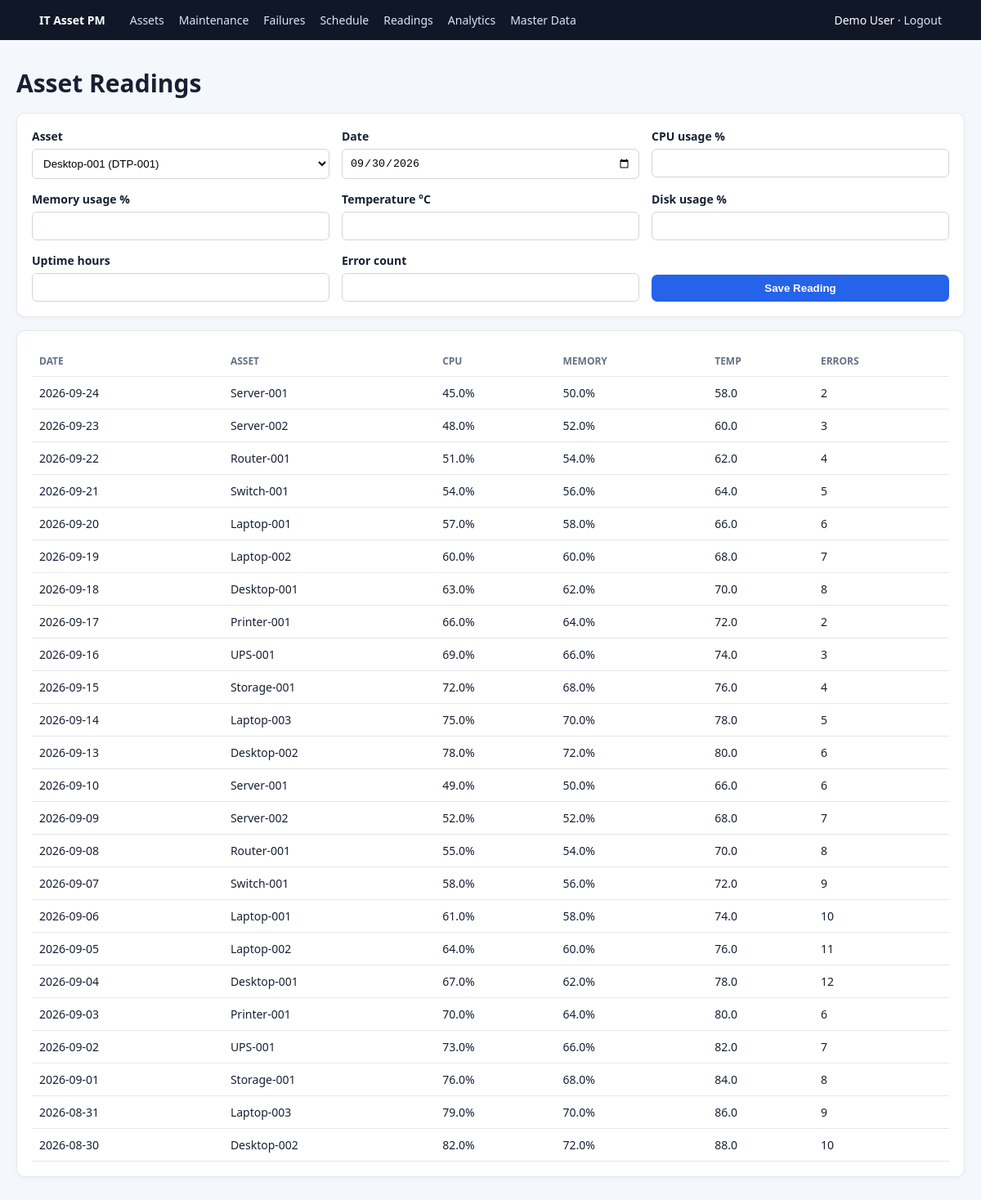
/readings (signed in), run on the app's committed database.
### tables this page shows
CREATE TABLE users (
    user_id INTEGER PRIMARY KEY AUTOINCREMENT,
    name TEXT NOT NULL,
    email TEXT NOT NULL UNIQUE COLLATE NOCASE,
    password TEXT NOT NULL,
    created_at TEXT NOT NULL DEFAULT CURRENT_TIMESTAMP
);

CREATE TABLE asset_readings (
    reading_id INTEGER PRIMARY KEY AUTOINCREMENT,
    asset_id INTEGER NOT NULL REFERENCES assets(asset_id) ON DELETE CASCADE,
    reading_date TEXT NOT NULL,
    cpu_usage REAL NOT NULL CHECK(cpu_usage BETWEEN 0 AND 100),
    memory_usage REAL NOT NULL CHECK(memory_usage BETWEEN 0 AND 100),
    temperature REAL NOT NULL CHECK(temperature >= 0),
    disk_usage REAL NOT NULL CHECK(disk_usage BETWEEN 0 AND 100),
    uptime_hours REAL NOT NULL CHECK(uptime_hours >= 0),
    error_count INTEGER NOT NULL CHECK(error_count >= 0)
);

CREATE TABLE assets (
    asset_id INTEGER PRIMARY KEY AUTOINCREMENT,
    user_id INTEGER NOT NULL REFERENCES users(user_id) ON DELETE CASCADE,
    category_id INTEGER NOT NULL REFERENCES asset_categories(category_id) ON DELETE RESTRICT,
    asset_name TEXT NOT NULL,
    asset_tag TEXT NOT NULL UNIQUE,
    manufacturer TEXT,
    model TEXT,
    purchase_date TEXT NOT NULL,
    warranty_expiry TEXT,
    location TEXT NOT NULL,
    status TEXT NOT NULL CHECK(status IN ('Active','Under Maintenance','Retired')) DEFAULT 'Active',
    criticality TEXT NOT NULL CHECK(criticality IN ('Low','Medium','High')) DEFAULT 'Medium',
    installation_date TEXT,
    created_at TEXT NOT NULL DEFAULT CURRENT_TIMESTAMP
);

### app.py (the view, shortened to what this page needs)
@app.route('/readings',methods=['GET','POST'])
@login_required
def readings():
    c=get_db(); o=opts(c)
    rows=c.execute('SELECT r.*,a.asset_name FROM asset_readings r JOIN assets a ON a.asset_id=r.asset_id WHERE a.user_id=? ORDER BY r.reading_date DESC',(session['user_id'],)).fetchall(); c.close(); return render_template('readings.html',rows=rows,**o)

### app.py (called while the page is built)
def login_required(f):
    @wraps(f)
    def w(*a,**kw):
        if not session.get('user_id'): flash('Please log in first.','warning'); return redirect(url_for('login'))
        return f(*a,**kw)
    return w

@app.context_processor
def inject(): return {'today':date.today().isoformat(),'user':g.get('user')}

@app.before_request
def load_user():
    g.user=None
    if session.get('user_id'):
        g.user=get_db().execute('SELECT * FROM users WHERE user_id=?',(session['user_id'],)).fetchone()

def opts(conn): return {'categories':conn.execute('SELECT * FROM asset_categories ORDER BY category_name').fetchall(),'assets':conn.execute('SELECT asset_id,asset_name,asset_tag FROM assets WHERE user_id=? ORDER BY asset_name',(session['user_id'],)).fetchall()}

### database.py (called while the page is built)
def get_db():
    conn = sqlite3.connect(DB_PATH)
    conn.row_factory = sqlite3.Row
    conn.execute('PRAGMA foreign_keys = ON')
    return conn

### templates/readings.html
{% extends 'base.html' %}{% block content %}<h1>Asset Readings</h1><form class='panel formgrid' method=post><label>Asset<select name=asset_id required>{% for a in assets %}<option value={{a.asset_id}}>{{a.asset_name}} ({{a.asset_tag}})</option>{% endfor %}</select></label><label>Date<input type=date name=reading_date required value={{today}}></label><label>CPU usage %<input type=number step=.1 min=0 max=100 name=cpu_usage required></label><label>Memory usage %<input type=number step=.1 min=0 max=100 name=memory_usage required></label><label>Temperature °C<input type=number step=.1 min=0 name=temperature required></label><label>Disk usage %<input type=number step=.1 min=0 max=100 name=disk_usage required></label><label>Uptime hours<input type=number step=.1 min=0 name=uptime_hours required></label><label>Error count<input type=number min=0 name=error_count required></label><button>Save Reading</button></form><section class=panel><table><tr><th>Date</th><th>Asset</th><th>CPU</th><th>Memory</th><th>Temp</th><th>Errors</th></tr>{% for x in rows %}<tr><td>{{x.reading_date}}</td><td>{{x.asset_name}}</td><td>{{x.cpu_usage}}%</td><td>{{x.memory_usage}}%</td><td>{{x.temperature}}</td><td>{{x.error_count}}</td></tr>{% endfor %}</table></section>{% endblock %}

### templates/base.html (shortened to what this page needs)
<!doctype html><html><head><link rel=stylesheet href='{{url_for("static",filename="css/style.css")}}'></head><body><nav><a class=brand href='{{url_for("dashboard")}}'>IT Asset PM</a>{% if user %}<a href='{{url_for("assets")}}'>Assets</a><a href='{{url_for("maintenance")}}'>Maintenance</a><a href='{{url_for("failures")}}'>Failures</a><a href='{{url_for("schedule")}}'>Schedule</a><a href='{{url_for("readings")}}'>Readings</a><a href='{{url_for("analytics")}}'>Analytics</a><a href='{{url_for("masters")}}'>Master Data</a><span class=navuser>{{user['name']}} · <a href='{{url_for("logout")}}'>Logout</a></span>{% endif %}</nav><main>{% block content %}{% endblock %}</main></body></html>

### static/css/style.css (style rules this page uses)
:root { --bg:#f4f7fb;--ink:#172033;--muted:#667085;--blue:#2563eb;--line:#e5e7eb;--panel:#fff }
* { box-sizing:border-box }
body { margin:0;background:var(--bg);color:var(--ink);font:14px system-ui,-apple-system,Segoe UI,sans-serif }
nav { background:#101828;color:#fff;padding:15px 4%;display:flex;gap:18px;align-items:center;flex-wrap:wrap }
nav a { color:#dbe5f5;text-decoration:none }
.brand { font-weight:800;color:#fff;margin-right:12px }
.navuser { margin-left:auto }
main { max-width:1240px;margin:32px auto;padding:0 20px }
h1 { font-size:30px;margin:0 0 8px }
.card,.panel { background:var(--panel);border:1px solid var(--line);border-radius:10px;padding:18px;box-shadow:0 2px 6px #10182808 }
.panel { margin:16px 0;overflow:auto }
table { border-collapse:collapse;width:100%;min-width:520px }
th,td { padding:10px 9px;border-bottom:1px solid var(--line);text-align:left }
th { font-size:12px;color:var(--muted);text-transform:uppercase }
.button,button { border:0;border-radius:7px;background:var(--blue);color:#fff;padding:9px 13px;text-decoration:none;cursor:pointer;font-weight:600;display:inline-block }
input,select { width:100%;border:1px solid #d0d5dd;border-radius:6px;padding:9px;background:#fff }
label { display:block;font-weight:600 }
label input,label select { margin-top:6px;font-weight:400 }
.formgrid { display:grid;grid-template-columns:repeat(3,1fr);gap:15px }
.formgrid>button,.formgrid>div { align-self:end }

### data on the page
users: name "Demo User"
asset_readings: reading_date "2026-09-24", asset_name "Server-001", cpu_usage "45.0", memory_usage "50.0", temperature "58.0", error_count "2"
asset_readings: reading_date "2026-09-23", asset_name "Server-002", cpu_usage "48.0", memory_usage "52.0", temperature "60.0", error_count "3"
asset_readings: reading_date "2026-09-22", asset_name "Router-001", cpu_usage "51.0", memory_usage "54.0", temperature "62.0", error_count "4"
asset_readings: reading_date "2026-09-21", asset_name "Switch-001", cpu_usage "54.0", memory_usage "56.0", temperature "64.0", error_count "5"
asset_readings: reading_date "2026-09-20", asset_name "Laptop-001", cpu_usage "57.0", memory_usage "58.0", temperature "66.0", error_count "6"
asset_readings: reading_date "2026-09-19", asset_name "Laptop-002", cpu_usage "60.0", memory_usage "60.0", temperature "68.0", error_count "7"
asset_readings: reading_date "2026-09-18", asset_name "Desktop-001", cpu_usage "63.0", memory_usage "62.0", temperature "70.0", error_count "8"
asset_readings: reading_date "2026-09-17", asset_name "Printer-001", cpu_usage "66.0", memory_usage "64.0", temperature "72.0", error_count "2"
asset_readings: reading_date "2026-09-16", asset_name "UPS-001", cpu_usage "69.0", memory_usage "66.0", temperature "74.0", error_count "3"
asset_readings: reading_date "2026-09-15", asset_name "Storage-001", cpu_usage "72.0", memory_usage "68.0", temperature "76.0", error_count "4"
asset_readings: reading_date "2026-09-14", asset_name "Laptop-003", cpu_usage "75.0", memory_usage "70.0", temperature "78.0", error_count "5"
asset_readings: reading_date "2026-09-13", asset_name "Desktop-002", cpu_usage "78.0", memory_usage "72.0", temperature "80.0", error_count "6"
asset_readings: reading_date "2026-09-10", asset_name "Server-001", cpu_usage "49.0", memory_usage "50.0", temperature "66.0", error_count "6"
asset_readings: reading_date "2026-09-09", asset_name "Server-002", cpu_usage "52.0", memory_usage "52.0", temperature "68.0", error_count "7"
asset_readings: reading_date "2026-09-08", asset_name "Router-001", cpu_usage "55.0", memory_usage "54.0", temperature "70.0", error_count "8"
asset_readings: reading_date "2026-09-07", asset_name "Switch-001", cpu_usage "58.0", memory_usage "56.0", temperature "72.0", error_count "9"
asset_readings: reading_date "2026-09-06", asset_name "Laptop-001", cpu_usage "61.0", memory_usage "58.0", temperature "74.0", error_count "10"
asset_readings: reading_date "2026-09-05", asset_name "Laptop-002", cpu_usage "64.0", memory_usage "60.0", temperature "76.0", error_count "11"
asset_readings: reading_date "2026-09-04", asset_name "Desktop-001", cpu_usage "67.0", memory_usage "62.0", temperature "78.0", error_count "12"
asset_readings: reading_date "2026-09-03", asset_name "Printer-001", cpu_usage "70.0", memory_usage "64.0", temperature "80.0", error_count "6"
asset_readings: reading_date "2026-09-02", asset_name "UPS-001", cpu_usage "73.0", memory_usage "66.0", temperature "82.0", error_count "7"
asset_readings: reading_date "2026-09-01", asset_name "Storage-001", cpu_usage "76.0", memory_usage "68.0", temperature "84.0", error_count "8"
asset_readings: reading_date "2026-08-31", asset_name "Laptop-003", cpu_usage "79.0", memory_usage "70.0", temperature "86.0", error_count "9"
asset_readings: reading_date "2026-08-30", asset_name "Desktop-002", cpu_usage "82.0", memory_usage "72.0", temperature "88.0", error_count "10"

### other printed values
form field asset_id "Desktop-001 (DTP-001)"
